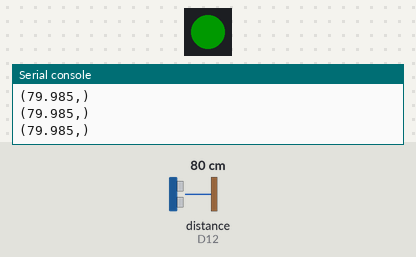
A program run on a simulated CircuitPython board. On the bench: 1 RGB LEDs in strip order, left to right, the last lines printed to the serial console. Inputs (shaded band) come from the test bench; at power-on: distance to the obstacle (sensor on D12) 80 cm. The echo pulse lasts 58.3 µs per cm; dim RGB values are drawn brighter than linear.

Above: at 1.2 s.
1.3 s: distance to the obstacle (sensor on D12) set to 2 cm
At 2.1 s:
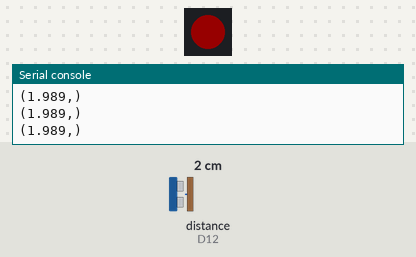
2.9 s: distance to the obstacle (sensor on D12) set to 18 cm
At 4.1 s:
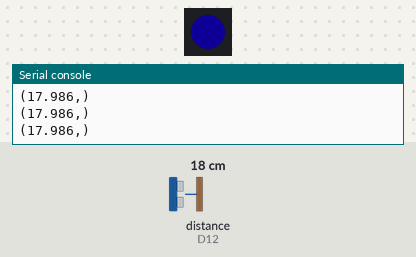
4.4 s: distance to the obstacle (sensor on D12) set to 4 cm
At 5.0 s:
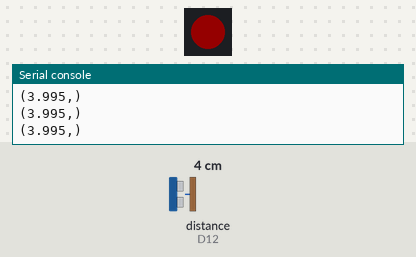
5.9 s: distance to the obstacle (sensor on D12) set to 35 cm
At 6.3 s:
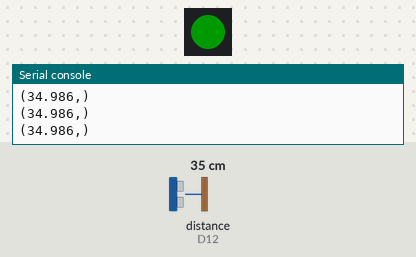
Timing chart, 0 to 8.4 s (numbered marks = the images above; inputs shaded):
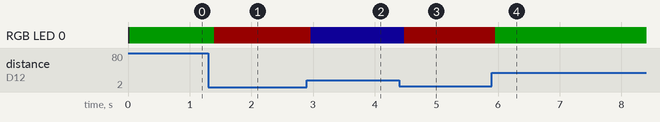

Measured:
- after the input at 1.3 s, RGB LED 0: RGB(0, 25, 0) → RGB(22, 0, 0) after 0.10 s
- after the input at 2.9 s, RGB LED 0: RGB(22, 0, 0) → RGB(2, 0, 22) after 0.06 s
- after the input at 4.4 s, RGB LED 0: RGB(2, 0, 22) → RGB(20, 0, 0) after 0.08 s
- after the input at 5.9 s, RGB LED 0: RGB(20, 0, 0) → RGB(0, 25, 0) after 0.05 s

The program:

Sensor_Assignment.py
```python
#Lukas Hange
#9/11
#Get sensor read distance and change color of inboard Led accordingly.

import board#pylint: disable-msg=import-error
import neopixel#pylint: disable-msg=import-error
import math
import time
import digitalio#pylint: disable-msg=import-error
import adafruit_bus_device#pylint: disable-msg=import-error
import adafruit_hcsr04#pylint: disable-msg=import-error
import simpleio#pylint: disable-msg=import-error

sonar = adafruit_hcsr04.HCSR04(trigger_pin=board.D11, echo_pin=board.D12)
dot = neopixel.NeoPixel(board.NEOPIXEL, 1, brightness = .1)
r = 0
g = 0
b = 0


while True:


   while True:

    try:
        print((sonar.distance,))# prints the distance
        if sonar.distance <= 20:# when distance is less then 20 it starts red and goes to blue

            r = simpleio.map_range(sonar.distance, 0,20,255,0)
            b = simpleio.map_range(sonar.distance, 5,20,0,255)
            g = simpleio.map_range(sonar.distance, 20,35,0,255)

        else: # when its not less than or equal to 20 it will go from blue to green
            r = simpleio.map_range(sonar.distance, 0,20,255,0)
            b = simpleio.map_range(sonar.distance, 35,20,0,255)
            g = simpleio.map_range(sonar.distance, 20,35,0,255)

        dot.fill((int(r),int(g),int(b)))
    except RuntimeError:
        print("Retrying!")


    time.sleep(0.1)
```
